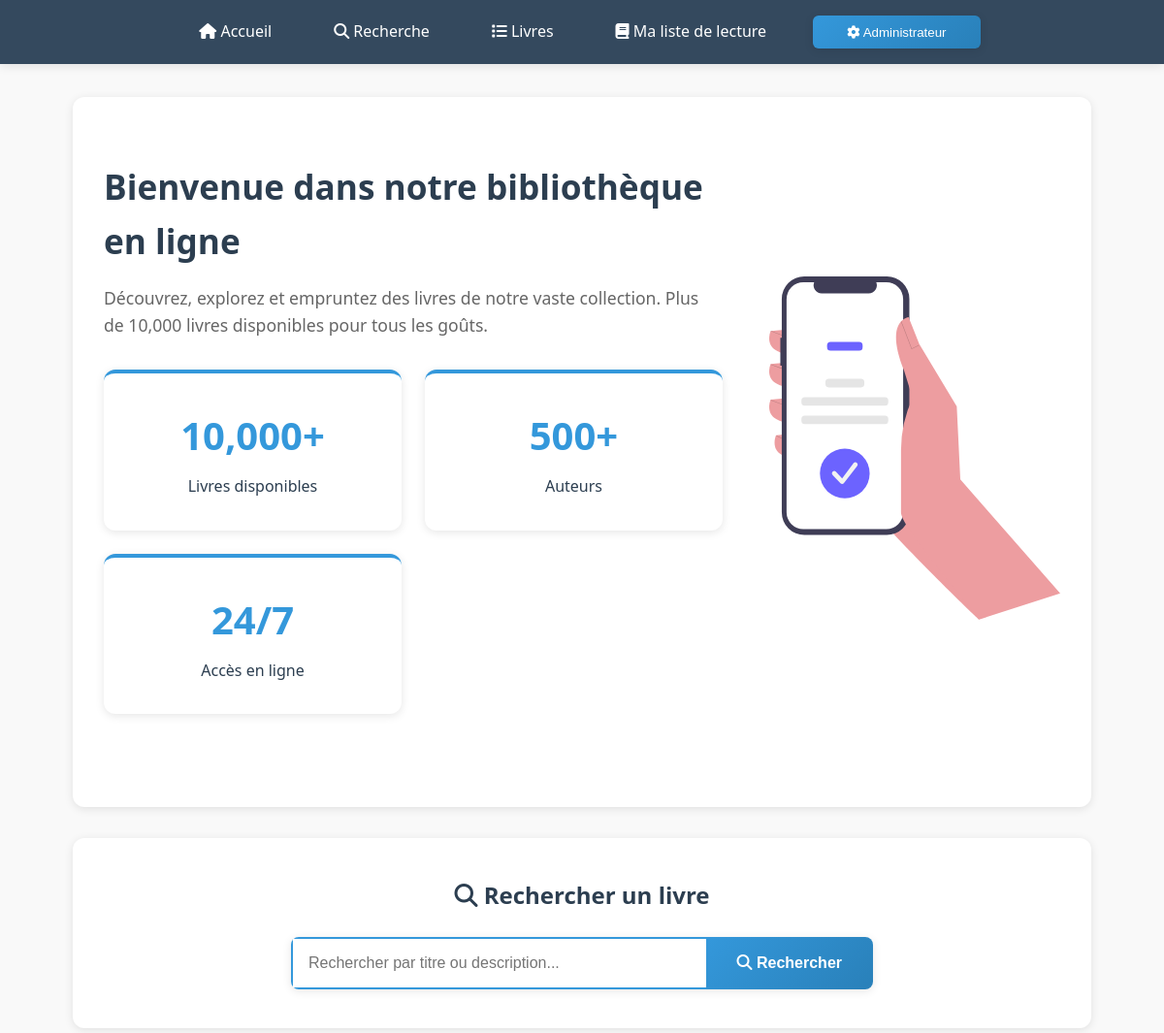
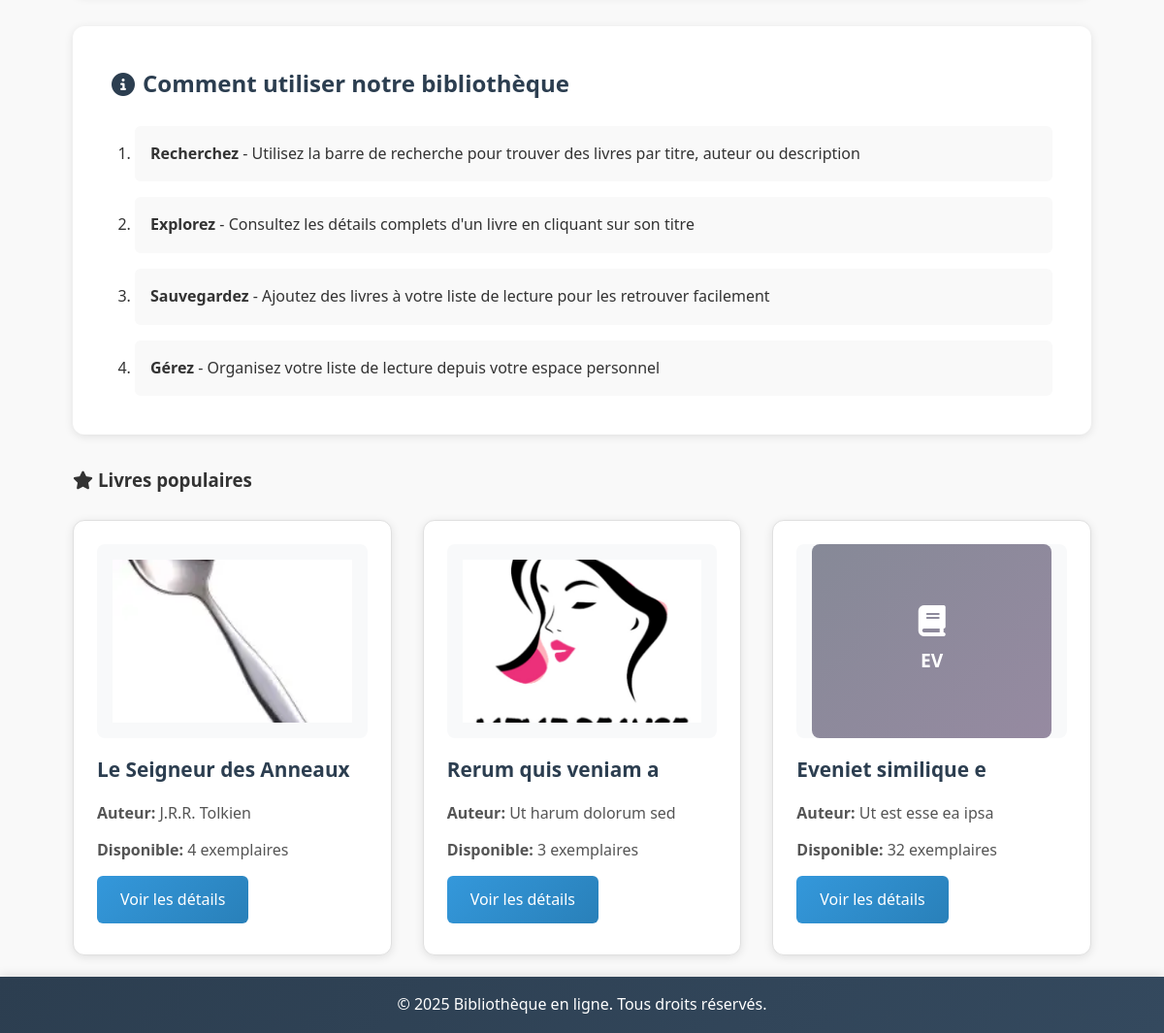
The page / on the database its author committed (2 pictures, top to bottom).
### tables this page shows
CREATE TABLE IF NOT EXISTS `livres` (
  `id` int NOT NULL AUTO_INCREMENT,
  `titre` varchar(100) NOT NULL,
  `auteur` varchar(100) NOT NULL,
  `description` text,
  `maison_edition` varchar(100) DEFAULT NULL,
  `nombre_exemplaire` int DEFAULT '0',
  `image` varchar(255) DEFAULT NULL,
  PRIMARY KEY (`id`)
);

### includes/functions.php (called while the page is built, shortened)
<?php
function meilleuresLivres($pdo)
{
    $sql = "SELECT li.id, li.titre, li.auteur, li.nombre_exemplaire, li.image,
       COUNT(lil.id_livre) AS nombre_ajouts
        FROM livres li
        JOIN liste_lecture lil ON lil.id_livre = li.id
        GROUP BY li.id, li.titre, li.auteur, li.nombre_exemplaire, li.image
        ORDER BY nombre_ajouts DESC
        LIMIT 3;";
    $stmt = $pdo->query($sql);
    return $stmt->fetchAll(PDO::FETCH_ASSOC);
}

### index.php (the view)
<?php
include 'includes/database.php';
include 'includes/functions.php';
$listes = meilleuresLivres($pdo);
?>
<?php include 'includes/header.php'; ?>
<section class="hero" style="margin-top: 100px;">
    <div class="hero-content">
        <div class="hero-text">
            <h2>Bienvenue dans notre bibliothèque en ligne</h2>
            <p>Découvrez, explorez et empruntez des livres de notre vaste collection. Plus de 10,000 livres disponibles pour tous les goûts.</p>
            <div class="stats-grid">
                <div class="stat-card">
                    <div class="stat-number">10,000+</div>
                    <div class="stat-label">Livres disponibles</div>
                </div>
                <div class="stat-card">
                    <div class="stat-number">500+</div>
                    <div class="stat-label">Auteurs</div>
                </div>
                <div class="stat-card">
                    <div class="stat-number">24/7</div>
                    <div class="stat-label">Accès en ligne</div>
                </div>
            </div>
        </div>
        <div class="hero-image">
            <img src="assets/Img/telephone.svg" alt="Personne tenant un telephone" />
        </div>
    </div>
</section>
<section class="search-section">
    <h3><i class="fa-solid fa-magnifying-glass"></i> Rechercher un livre</h3>
    <form action="results.php" method="GET">
        <input type="text" name="titre" placeholder="Rechercher par titre ou description..." required>
        <button type="submit" name="search">
            <span><i class="fa-solid fa-magnifying-glass"></i> Rechercher</span>
        </button>
    </form>
</section>
<section class="instructions">
    <h3><i class="fa-solid fa-circle-info"></i> Comment utiliser notre bibliothèque</h3>
    <ol>
        <li><strong>Recherchez</strong> - Utilisez la barre de recherche pour trouver des livres par titre, auteur ou description</li>
        <li><strong>Explorez</strong> - Consultez les détails complets d'un livre en cliquant sur son titre</li>
        <li><strong>Sauvegardez</strong> - Ajoutez des livres à votre liste de lecture pour les retrouver facilement</li>
        <li><strong>Gérez</strong> - Organisez votre liste de lecture depuis votre espace personnel</li>
    </ol>
</section>
<section class="featured-books">
    <h3><i class="fa-solid fa-star"></i> Livres populaires</h3>
    <br>
    <div class="books-grid">
        <?php foreach ($listes as $liste): ?>
            <div class="book-card">
                <div class="book-cover">
                    <?php
                    $image_path = 'images/' . $liste['image'];
                    $image_exists = !empty($liste['image']) && file_exists($image_path);
                    ?>
                    <?php if ($image_exists): ?>
                        <img src="images/<?php echo htmlspecialchars($liste['image']); ?>"
                            alt="Couverture de <?php echo htmlspecialchars($liste['titre']); ?>"
                            onerror="this.style.display='none'; this.nextElementSibling.style.display='block';">
                    <?php endif; ?>
                    <div class="default-cover" style="display: <?php echo $image_exists ? 'none' : 'flex'; ?>;
                                    width: 100%; height: 200px; background: linear-gradient(135deg, #868997ff 0%, #968aa1ff 100%);
                                    flex-direction: column; align-items: center; justify-content: center; color: white;
                                    border-radius: 8px; font-weight: bold;">
                        <i class="fa-solid fa-book" style="font-size: 2rem; margin-bottom: 10px;"></i>
                        <span style="font-size: 1.2rem; text-transform: uppercase;">
                            <?php echo substr(htmlspecialchars($liste['titre']), 0, 2); ?>
                        </span>
                    </div>
                </div>
                <h3><?php echo htmlspecialchars($liste['titre']); ?></h3>
                <p><strong>Auteur:</strong> <?php echo htmlspecialchars($liste['auteur']); ?></p>
                <p><strong>Disponible:</strong> <?php echo $liste['nombre_exemplaire']; ?> exemplaires</p>
                <a href="details.php?id=<?php echo $liste['id']; ?>" class="btn">Voir les détails</a>
            </div>
        <?php endforeach; ?>
    </div>
</section>
<?php include 'includes/footer.php'; ?>

### rows shown on the page
livres: image (picture), titre "Le Seigneur des Anneaux", auteur "J.R.R. Tolkien", nombre_exemplaire "4"
livres: image (picture), titre "Rerum quis veniam a", auteur "Ut harum dolorum sed", nombre_exemplaire "3"
livres: titre "EV", titre "Eveniet similique e", auteur "Ut est esse ea ipsa", nombre_exemplaire "32"
